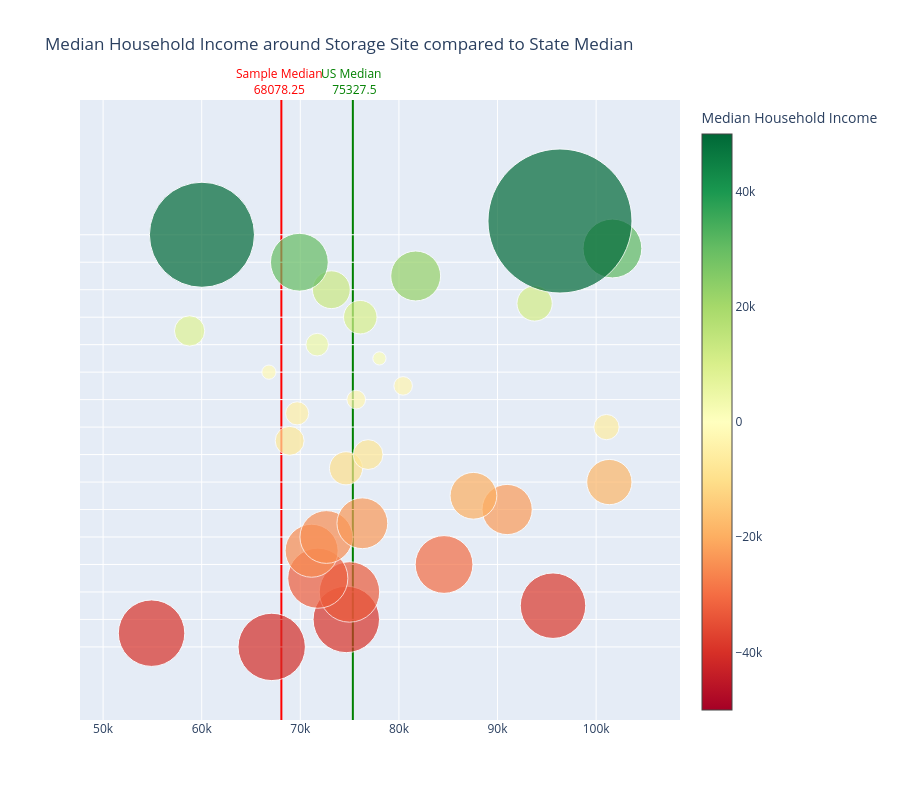

Source (notebook cell):
### Code cell
#Import modules
import plotly.graph_objects as go
import pandas as pd
import numpy

#read in data
state_filepath='/Users/melodyqian/Documents/GitHub/FindMyNuclearWaste/CSVs/State_Level_Demographics_filtered.csv'
statedf=pd.read_csv(state_filepath)
site_filepath='/Users/melodyqian/Documents/GitHub/FindMyNuclearWaste/CSVs/MasterDataset.csv'
sitedf=pd.read_csv(site_filepath)

#remove uncertain and missing
sitedf= sitedf[sitedf['county_data']!=1]
sitedf=sitedf[sitedf['Type']!= 'Government Facility/Multiple']

#collapse to median
state_income_collapsed = statedf.groupby('state_abbrev')['household_income_median'].median()
state_income_collapsed= state_income_collapsed.reset_index()
site_income_collapsed = sitedf.groupby('state_abbrev')['household_income_median'].median()
site_income_collapsed= site_income_collapsed.reset_index()

#Join
comparison_df = pd.merge(
    state_income_collapsed[['state_abbrev', 'household_income_median']], 
    site_income_collapsed[['state_abbrev', 'household_income_median']], 
    on='state_abbrev', 
    suffixes=('_state', '_site')
)
comparison_df['site_sub_state']=comparison_df['household_income_median_site']-comparison_df['household_income_median_state']
sorteddf = comparison_df.sort_values('site_sub_state')

sorteddf['hover_text'] = sorteddf.apply(
    lambda row: f"State={row['state_abbrev']}<br>Difference={row['site_sub_state']}<br>Site={row['household_income_median_site']}<br>State={row['household_income_median_state']}", 
    axis=1
)
#Graph
bubblefig = go.Figure()


bubblefig.add_trace(go.Scatter(
    x=sorteddf['household_income_median_state'], 
    y=sorteddf['state_abbrev'],
    mode='markers',
    marker=dict(
        size=numpy.sqrt(sorteddf['site_sub_state'].abs())/3,
        color=sorteddf['site_sub_state'],
        colorscale='RdYlGn',
        colorbar_title = "Median Household Income",
        cmax=50000,
        cmid=0,
        cmin=-50000,
        showscale=True
    ),
    text=sorteddf['hover_text'],
    name='States'
))


bubblefig.update_layout(
    title_text = 'Median Household Income around Storage Site compared to State Median',
    height=800
)

#Line for 2023 median household income
bubblefig.add_vline(
    x=sorteddf['household_income_median_state'].median(), 
    line_color="green",
    layer="below",
    annotation_font_color="green",
    annotation_text=f"US Median <br> {sorteddf['household_income_median_state'].median()}",
    annotation_position="top"
)
#Line for median household income of the sample
bubblefig.add_vline(
    x=sorteddf['household_income_median_site'].median(),  
    line_color="red",
    layer="below",
    annotation_font_color="red",
    annotation_text=f"Sample Median <br>{sorteddf['household_income_median_site'].median()} ",
    annotation_position="top"
)
bubblefig.update_yaxes(showticklabels=False) 
#Export
bubblefig.show()

### Figure 1 — Plotly figure (JSON) as saved in the notebook; plotly's stock layout.template omitted (floating-point values rounded to 4 significant figures)
{"data": [{"marker": {"cmax": 50000, "cmid": 0, "cmin": -50000, "color": [-40830.0, -39810.0, -39740.0, -38630.0, -32910.0, -32550.0, -30020.0, -25290.0, -25070.0, -23240.0, -22700.0, -19670.0, -18430.0, -9895.0, -8029.0, -7538.0, -5763.0, -4836.0, -3170.0, -3105.0, -1826.0, 1577.0, 4613.0, 8290.0, 10100.0, 11210.0, 12880.0, 22430.0, 30040.0, 31120.0, 99330.0, 186700.0], "colorbar": {"title": {"text": "Median Household Income"}}, "colorscale": [[0, "rgb(165,0,38)"], [0.1, "rgb(215,48,39)"], [0.2, "rgb(244,109,67)"], [0.3, "rgb(253,174,97)"], [0.4, "rgb(254,224,139)"], [0.5, "rgb(255,255,191)"], [0.6, "rgb(217,239,139)"], [0.7, "rgb(166,217,106)"], [0.8, "rgb(102,189,99)"], [0.9, "rgb(26,152,80)"], [1, "rgb(0,104,55)"]], "showscale": true, "size": [67.35, 66.51, 66.45, 65.52, 60.47, 60.14, 57.76, 53.01, 52.78, 50.82, 50.23, 46.75, 45.25, 33.16, 29.87, 28.94, 25.3, 23.18, 18.77, 18.57, 14.25, 13.24, 22.64, 30.35, 33.5, 35.3, 37.82, 49.92, 57.77, 58.8, 105.1, 144.0]}, "mode": "markers", "name": "States", "text": ["State=TN<br>Difference=-40826.0<br>Site=26271.0<br>State=67097.0", "State=MS<br>Difference=-39811.0<br>Site=15104.0<br>State=54915.0", "State=GA<br>Difference=-39745.0<br>Site=34919.0<br>State=74664.0", "State=NH<br>Difference=-38633.0<br>Site=56995.0<br>State=95628.0", "State=NE<br>Difference=-32906.0<br>Site=42079.0<br>State=74985.0", "State=ME<br>Difference=-32552.0<br>Site=39221.0<br>State=71773.0", "State=NY<br>Difference=-30024.0<br>Site=54554.0<br>State=84578.0", "State=MI<br>Difference=-25291.5<br>Site=45857.5<br>State=71149.0", "State=KS<br>Difference=-25071.0<br>Site=47568.0<br>State=72639.0", "State=TX<br>Difference=-23242.5<br>Site=53049.5<br>State=76292.0", "State=VA<br>Difference=-22705.0<br>Site=68269.0<br>State=90974.0", "State=MN<br>Difference=-19668.5<br>Site=67887.5<br>State=87556.0", "State=MA<br>Difference=-18428.5<br>Site=82912.5<br>State=101341.0", "State=ID<br>Difference=-9895.0<br>Site=64741.0<br>State=74636.0", "State=AZ<br>Difference=-8029.0<br>Site=68843.0<br>State=76872.0", "State=MO<br>Difference=-7538.0<br>Site=61382.0<br>State=68920.0", "State=NJ<br>Difference=-5763.0<br>Site=95287.0<br>State=101050.0", "State=OH<br>Difference=-4836.0<br>Site=64844.0<br>State=69680.0", "State=WI<br>Difference=-3170.0<br>Site=72500.0<br>State=75670.0", "State=OR<br>Difference=-3105.0<br>Site=77321.0<br>State=80426.0", "State=SC<br>Difference=-1826.5<br>Site=64991.5<br>State=66818.0", "State=VT<br>Difference=1577.0<br>Site=79601.0<br>State=78024.0", "State=FL<br>Difference=4613.0<br>Site=76324.0<br>State=71711.0", "State=AR<br>Difference=8290.0<br>Site=67063.0<br>State=58773.0", "State=PA<br>Difference=10102.5<br>Site=86183.5<br>State=76081.0", "State=CT<br>Difference=11214.0<br>Site=104974.0<br>State=93760.0", "State=IA<br>Difference=12876.0<br>Site=86023.0<br>State=73147.0", "State=IL<br>Difference=22429.5<br>Site=104131.5<br>State=81702.0", "State=NC<br>Difference=30038.5<br>Site=99942.5<br>State=69904.0", "State=MD<br>Difference=31116.0<br>Site=132768.0<br>State=101652.0", "State=LA<br>Difference=99334.5<br>Site=159357.5<br>State=60023.0", "State=CA<br>Difference=186703.5<br>Site=283037.5<br>State=96334.0"], "type": "scatter", "x": [67100.0, 54920.0, 74660.0, 95630.0, 74980.0, 71770.0, 84580.0, 71150.0, 72640.0, 76290.0, 90970.0, 87560.0, 101300.0, 74640.0, 76870.0, 68920.0, 101000.0, 69680.0, 75670.0, 80430.0, 66820.0, 78020.0, 71710.0, 58770.0, 76080.0, 93760.0, 73150.0, 81700.0, 69900.0, 101700.0, 60020.0, 96330.0], "y": ["TN", "MS", "GA", "NH", "NE", "ME", "NY", "MI", "KS", "TX", "VA", "MN", "MA", "ID", "AZ", "MO", "NJ", "OH", "WI", "OR", "SC", "VT", "FL", "AR", "PA", "CT", "IA", "IL", "NC", "MD", "LA", "CA"]}], "layout": {"annotations": [{"font": {"color": "green"}, "showarrow": false, "text": "US Median <br> 75327.5", "x": 75330.0, "xanchor": "center", "xref": "x", "y": 1, "yanchor": "bottom", "yref": "y domain"}, {"font": {"color": "red"}, "showarrow": false, "text": "Sample Median <br>68078.25 ", "x": 68080.0, "xanchor": "center", "xref": "x", "y": 1, "yanchor": "bottom", "yref": "y domain"}], "height": 800, "shapes": [{"layer": "below", "line": {"color": "green"}, "type": "line", "x0": 75330.0, "x1": 75330.0, "xref": "x", "y0": 0, "y1": 1, "yref": "y domain"}, {"layer": "below", "line": {"color": "red"}, "type": "line", "x0": 68080.0, "x1": 68080.0, "xref": "x", "y0": 0, "y1": 1, "yref": "y domain"}], "title": {"text": "Median Household Income around Storage Site compared to State Median"}, "yaxis": {"showticklabels": false}}}
